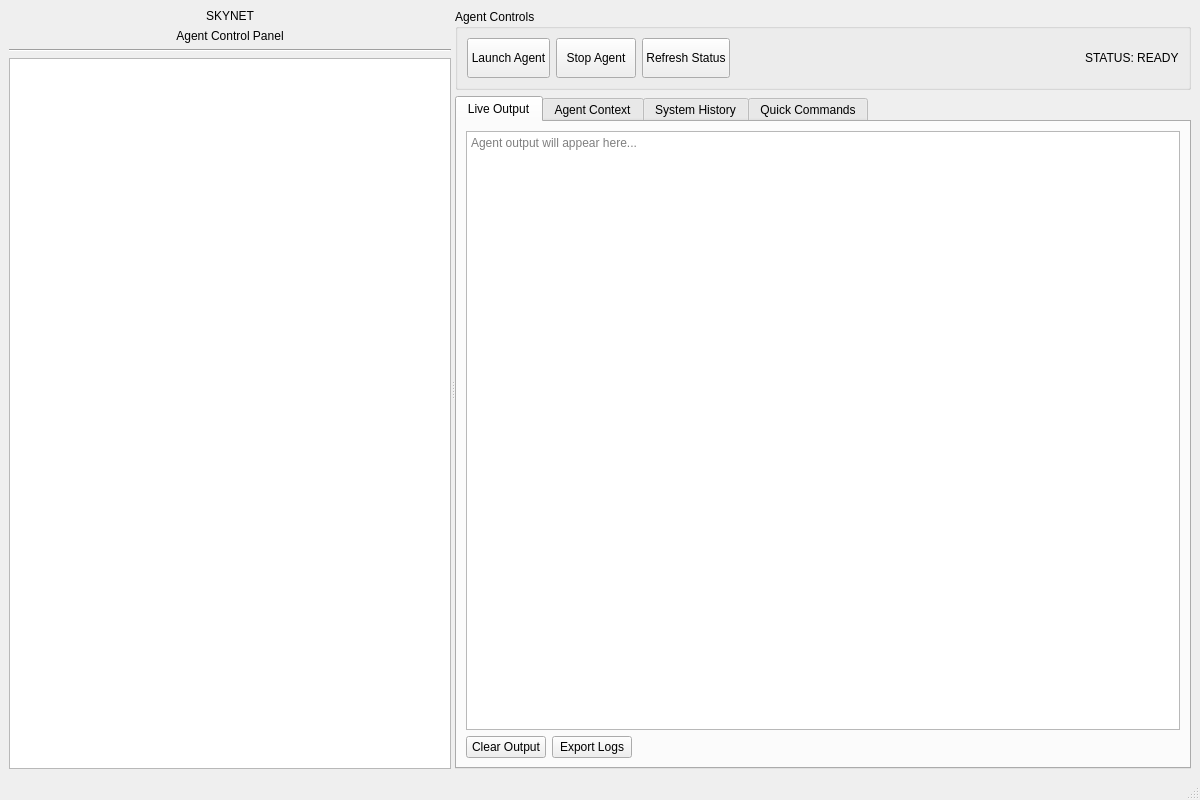
<?xml version="1.0" encoding="UTF-8"?>
<ui version="4.0">
 <class>MainWindow</class>
 <widget class="QMainWindow" name="MainWindow">
  <property name="geometry">
   <rect>
    <x>0</x>
    <y>0</y>
    <width>1200</width>
    <height>800</height>
   </rect>
  </property>
  <property name="windowTitle">
   <string>MCP Control Panel - Skynet Multi-Agent Manager</string>
  </property>
  <widget class="QWidget" name="centralwidget">
   <layout class="QHBoxLayout" name="horizontalLayout">
    <item>
     <widget class="QSplitter" name="splitter">
      <property name="orientation">
       <enum>Qt::Horizontal</enum>
      </property>
      <widget class="QWidget" name="sidebarWidget">
       <layout class="QVBoxLayout" name="verticalLayout_sidebar">
        <item>
         <widget class="QLabel" name="lblTitle">
          <property name="text">
           <string>SKYNET</string>
          </property>
          <property name="alignment">
           <set>Qt::AlignCenter</set>
          </property>
         </widget>
        </item>
        <item>
         <widget class="QLabel" name="lblSubtitle">
          <property name="text">
           <string>Agent Control Panel</string>
          </property>
          <property name="alignment">
           <set>Qt::AlignCenter</set>
          </property>
         </widget>
        </item>
        <item>
         <widget class="Line" name="line">
          <property name="orientation">
           <enum>Qt::Horizontal</enum>
          </property>
         </widget>
        </item>
        <item>
         <widget class="QListWidget" name="agentListWidget">
          <property name="minimumSize">
           <size>
            <width>220</width>
            <height>0</height>
           </size>
          </property>
         </widget>
        </item>
       </layout>
      </widget>
      <widget class="QWidget" name="mainContentWidget">
       <layout class="QVBoxLayout" name="verticalLayout_main">
        <item>
         <widget class="QGroupBox" name="controlGroupBox">
          <property name="title">
           <string>Agent Controls</string>
          </property>
          <layout class="QHBoxLayout" name="horizontalLayout_controls">
           <item>
            <widget class="QPushButton" name="btnLaunch">
             <property name="text">
              <string>Launch Agent</string>
             </property>
             <property name="minimumSize">
              <size>
               <width>0</width>
               <height>40</height>
              </size>
             </property>
            </widget>
           </item>
           <item>
            <widget class="QPushButton" name="btnStop">
             <property name="text">
              <string>Stop Agent</string>
             </property>
             <property name="minimumSize">
              <size>
               <width>0</width>
               <height>40</height>
              </size>
             </property>
            </widget>
           </item>
           <item>
            <widget class="QPushButton" name="btnRefresh">
             <property name="text">
              <string>Refresh Status</string>
             </property>
             <property name="minimumSize">
              <size>
               <width>0</width>
               <height>40</height>
              </size>
             </property>
            </widget>
           </item>
           <item>
            <spacer name="horizontalSpacer">
             <property name="orientation">
              <enum>Qt::Horizontal</enum>
             </property>
             <property name="sizeHint" stdset="0">
              <size>
               <width>40</width>
               <height>20</height>
              </size>
             </property>
            </spacer>
           </item>
           <item>
            <widget class="QLabel" name="lblStatus">
             <property name="text">
              <string>STATUS: READY</string>
             </property>
            </widget>
           </item>
          </layout>
         </widget>
        </item>
        <item>
         <widget class="QTabWidget" name="tabWidget">
          <property name="currentIndex">
           <number>0</number>
          </property>
          <widget class="QWidget" name="tabLogs">
           <attribute name="title">
            <string>Live Output</string>
           </attribute>
           <layout class="QVBoxLayout" name="verticalLayout_logs">
            <item>
             <widget class="QPlainTextEdit" name="logsTextEdit">
              <property name="readOnly">
               <bool>true</bool>
              </property>
              <property name="placeholderText">
               <string>Agent output will appear here...</string>
              </property>
             </widget>
            </item>
            <item>
             <layout class="QHBoxLayout" name="horizontalLayout_logs_controls">
              <item>
               <widget class="QPushButton" name="btnClearLogs">
                <property name="text">
                 <string>Clear Output</string>
                </property>
               </widget>
              </item>
              <item>
               <widget class="QPushButton" name="btnExportLogs">
                <property name="text">
                 <string>Export Logs</string>
                </property>
               </widget>
              </item>
              <item>
               <spacer name="horizontalSpacer_logs">
                <property name="orientation">
                 <enum>Qt::Horizontal</enum>
                </property>
                <property name="sizeHint" stdset="0">
                 <size>
                  <width>40</width>
                  <height>20</height>
                 </size>
                </property>
               </spacer>
              </item>
             </layout>
            </item>
           </layout>
          </widget>
          <widget class="QWidget" name="tabContext">
           <attribute name="title">
            <string>Agent Context</string>
           </attribute>
           <layout class="QVBoxLayout" name="verticalLayout_context">
            <item>
             <widget class="QTextEdit" name="contextTextEdit">
              <property name="readOnly">
               <bool>true</bool>
              </property>
              <property name="placeholderText">
               <string>Select an agent to view its configuration...</string>
              </property>
             </widget>
            </item>
           </layout>
          </widget>
          <widget class="QWidget" name="tabHistory">
           <attribute name="title">
            <string>System History</string>
           </attribute>
           <layout class="QVBoxLayout" name="verticalLayout_history">
            <item>
             <widget class="QPlainTextEdit" name="historyTextEdit">
              <property name="readOnly">
               <bool>true</bool>
              </property>
              <property name="placeholderText">
               <string>System event history...</string>
              </property>
             </widget>
            </item>
            <item>
             <layout class="QHBoxLayout" name="horizontalLayout_history_controls">
              <item>
               <widget class="QComboBox" name="comboHistoryFilter">
                <item>
                 <property name="text">
                  <string>All Events</string>
                 </property>
                </item>
                <item>
                 <property name="text">
                  <string>Agent Events</string>
                 </property>
                </item>
                <item>
                 <property name="text">
                  <string>System Events</string>
                 </property>
                </item>
                <item>
                 <property name="text">
                  <string>Errors Only</string>
                 </property>
                </item>
               </widget>
              </item>
              <item>
               <widget class="QPushButton" name="btnRefreshHistory">
                <property name="text">
                 <string>Refresh</string>
                </property>
               </widget>
              </item>
              <item>
               <spacer name="horizontalSpacer_history">
                <property name="orientation">
                 <enum>Qt::Horizontal</enum>
                </property>
                <property name="sizeHint" stdset="0">
                 <size>
                  <width>40</width>
                  <height>20</height>
                 </size>
                </property>
               </spacer>
              </item>
             </layout>
            </item>
           </layout>
          </widget>
          <widget class="QWidget" name="tabCommands">
           <attribute name="title">
            <string>Quick Commands</string>
           </attribute>
           <layout class="QVBoxLayout" name="verticalLayout_commands">
            <item>
             <widget class="QGroupBox" name="groupBox_ide">
              <property name="title">
               <string>IDE Commands</string>
              </property>
              <layout class="QVBoxLayout" name="verticalLayout_ide">
               <item>
                <widget class="QPushButton" name="btnOpenVSCode">
                 <property name="text">
                  <string>Open VS Code</string>
                 </property>
                </widget>
               </item>
               <item>
                <widget class="QPushButton" name="btnOpenClaudeCode">
                 <property name="text">
                  <string>Open Claude Code</string>
                 </property>
                </widget>
               </item>
              </layout>
             </widget>
            </item>
            <item>
             <widget class="QGroupBox" name="groupBox_system">
              <property name="title">
               <string>System Commands</string>
              </property>
              <layout class="QVBoxLayout" name="verticalLayout_system">
               <item>
                <widget class="QPushButton" name="btnCleanLogs">
                 <property name="text">
                  <string>Clean Log Directory</string>
                 </property>
                </widget>
               </item>
               <item>
                <widget class="QPushButton" name="btnReloadConfigs">
                 <property name="text">
                  <string>Reload Agent Configs</string>
                 </property>
                </widget>
               </item>
               <item>
                <widget class="QPushButton" name="btnStopAll">
                 <property name="text">
                  <string>Stop All Agents</string>
                 </property>
                </widget>
               </item>
              </layout>
             </widget>
            </item>
            <item>
             <spacer name="verticalSpacer_commands">
              <property name="orientation">
               <enum>Qt::Vertical</enum>
              </property>
              <property name="sizeHint" stdset="0">
               <size>
                <width>20</width>
                <height>40</height>
               </size>
              </property>
             </spacer>
            </item>
           </layout>
          </widget>
         </widget>
        </item>
       </layout>
      </widget>
     </widget>
    </item>
   </layout>
  </widget>
  <widget class="QStatusBar" name="statusbar"/>
 </widget>
 <resources/>
 <connections/>
</ui>
